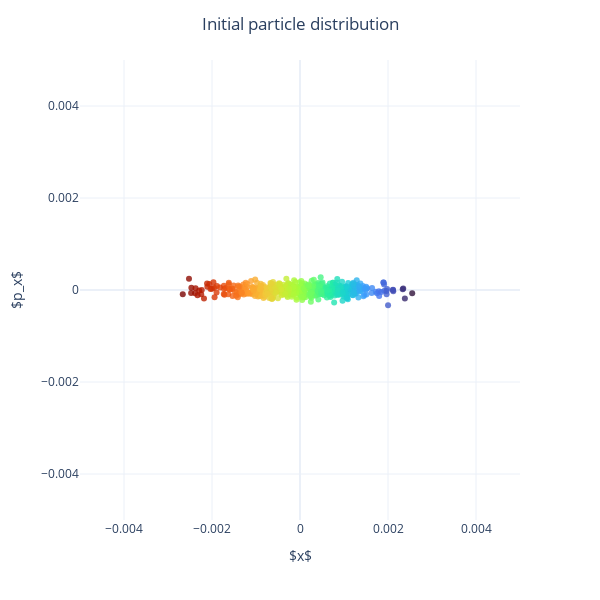

Source (notebook cell):
### Code cell
# Plot the particle distribution
def plot_distribution(
    array_u,
    array_pu,
    l_colors,
    max_std,
    u_ellipse=None,
    p_ellipse=None,
    ellipse=None,
    label_x=r"$u$",
    label_y=r"$p_u$",
    title=None,
):
    fig = plx.scatter(
        x=array_u,
        y=array_pu,
        labels={"x": label_x, "y": label_y},
        color_continuous_scale="Turbo",
        color=l_colors,
        opacity=0.8,
    )
    if ellipse is not None:
        fig.add_trace(
            go.Contour(
                x=u_ellipse[0, :],
                y=p_ellipse[:, 0],
                z=ellipse,
                colorscale="Blues",
                showscale=False,
                opacity=0.5,
            )
        )
    fig.update_layout(yaxis_range=[-5 * max_std, 5 * max_std])
    fig.update_layout(xaxis_range=[-5 * max_std, 5 * max_std])
    fig.update_coloraxes(showscale=False)
    fig.update_layout(template="plotly_white")
    if title is not None:
        fig.update_layout(title_text=title, title_x=0.5)

    fig.show()


plot_distribution(
    array_x,
    array_px,
    l_colors_x,
    max_std_x,
    label_x=r"$x$",
    label_y=r"$p_x$",
    title="Initial particle distribution",
)

### Figure 1 — Plotly figure (JSON) as saved in the notebook; plotly's stock layout.template omitted (floating-point values rounded to 4 significant figures; data arrays with more than 128 entries replaced by an {"elided": "..."} marker saying what was removed)
{"data": [{"hovertemplate": "$x$=%{x}<br>$p_x$=%{y}<br>color=%{marker.color}<extra></extra>", "legendgroup": "", "marker": {"color": {"elided": "500 float values"}, "coloraxis": "coloraxis", "opacity": 0.8, "symbol": "circle"}, "mode": "markers", "name": "", "orientation": "v", "showlegend": false, "type": "scatter", "x": {"elided": "500 float values"}, "xaxis": "x", "y": {"elided": "500 float values"}, "yaxis": "y"}], "layout": {"coloraxis": {"colorbar": {"title": {"text": "color"}}, "colorscale": [[0, "#30123b"], [0.07143, "#4145ab"], [0.1429, "#4675ed"], [0.2143, "#39a2fc"], [0.2857, "#1bcfd4"], [0.3571, "#24eca6"], [0.4286, "#61fc6c"], [0.5, "#a4fc3b"], [0.5714, "#d1e834"], [0.6429, "#f3c63a"], [0.7143, "#fe9b2d"], [0.7857, "#f36315"], [0.8571, "#d93806"], [0.9286, "#b11901"], [1, "#7a0402"]], "showscale": false}, "height": 600, "legend": {"tracegroupgap": 0}, "margin": {"t": 60}, "title": {"text": "Initial particle distribution", "x": 0.5}, "width": 600, "xaxis": {"anchor": "y", "domain": [0, 1], "range": [-0.005, 0.005], "title": {"text": "$x$"}}, "yaxis": {"anchor": "x", "domain": [0, 1], "range": [-0.005, 0.005], "title": {"text": "$p_x$"}}}}
